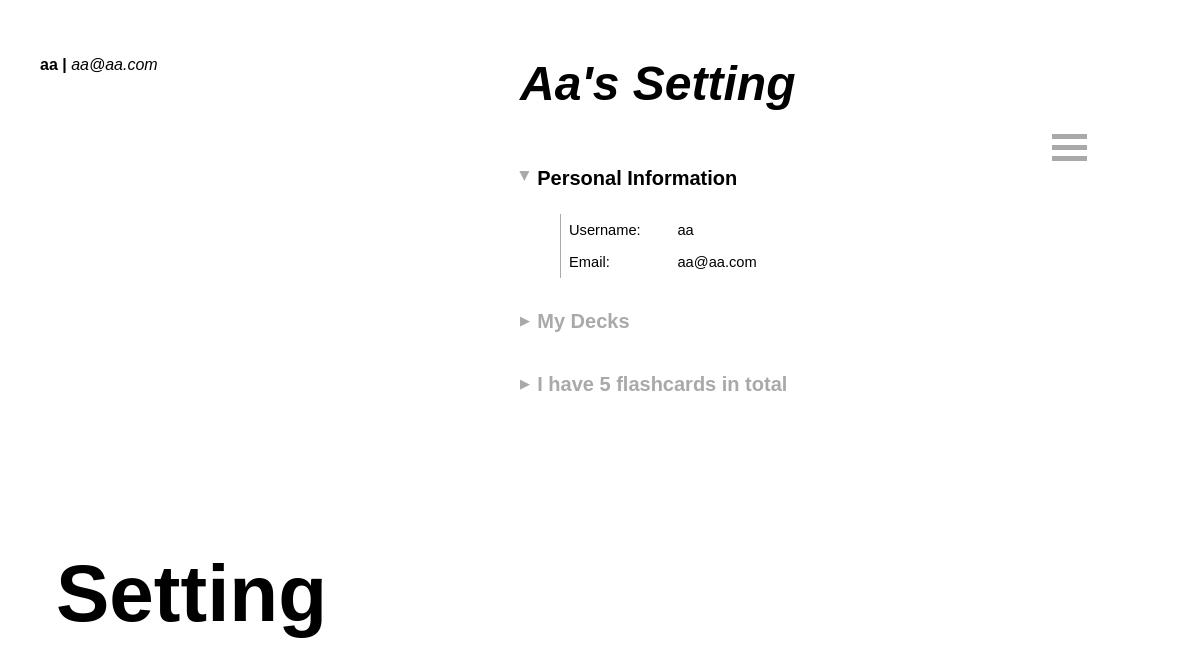
The app's page /user/aa/setting (signed in) with its own data.
### models.py (models this page shows, shortened)
class User(UserMixin, db.Model):
    __tablename__ = 'users'
    id = db.Column(db.Integer, primary_key = True)
    username = db.Column(db.String(30), index = True)
    email = db.Column(db.String(120), index = True, unique = True)
    password_hash = db.Column(db.String(128))
    daily_goal = db.Column(db.Integer, nullable=True)
    completeNum = db.Column(db.Integer, default=0)
    lists = db.relationship('List', secondary=list_user, back_populates='users', cascade='all, delete')
    words = db.relationship('Word', secondary=word_user, back_populates='users', cascade='all, delete')

### routes/user_routes.py (the view, shortened to what this page needs)
@user_bp.route('/user/<username>/setting', methods=['GET','POST'])
@login_required
@check_username_match
def setting(username):
    formList = AddListForm()
    formGoal = ChangeDailyGoalForm()
    form_id = request.form.get('form_id')
    return render_template('setting.html', user=current_user, formList = formList, formGoal = formGoal)

### app.py (called while the page is built)
@app.before_request
def check_session_lifetime():
    if request.blueprint == 'guests':
        app.permanent_session_lifetime = timedelta(minutes=30)
    elif request.blueprint == 'user' and not session.get('user_id'):
        app.permanent_session_lifetime = timedelta(minutes=30)
    else:
        app.permanent_session_lifetime = timedelta(days=7)

### routes/user_routes.py (called while the page is built)
@login_manager.user_loader
def load_user(id):
    return User.query.get(int(id))

def check_username_match(func):
    @wraps(func)
    def wrapper(username, *args, **kwargs):
        if username != current_user.username:
            return redirect(url_for('login.login'))
        return func(username, *args, **kwargs)
    return wrapper

### templates/setting.html (shortened to what this page needs)
{% extends "_menu.html" %}
{% block styles2 %}
<link rel="stylesheet" type="text/css" href="{{ url_for('static', filename='css/content-forms.css') }}">
<link rel="stylesheet" type="text/css" href="{{ url_for('static', filename='css/content-general.css') }}">
{% endblock %}
{% block title2 %}
<h1>Setting</h1>
{% endblock %}
{% block content2 %}
<h1>{{ user.username }}'s Setting</h1>
{% if current_user.is_authenticated %}
<h3 class='toggle-title change' onclick="iconTransform(this, ['person-info'])">Personal Information</h3>
<div class="person-info" id="person-info">
    <div class="align-box1">
        <p>Username: </p>
        <p>Email: </p>
    </div>
    <div class="align-box2">
        <p>{{ user.username }}</p>
        <p>{{ user.email }}</p>
    </div>
</div>
{% endif %}
<h3 class='toggle-title' id="toggle-info" onclick="iconTransform(this, ['lists'])">My Decks</h3>
<a class="profile-opt"
{% if current_user.is_authenticated %} href='/user/{{ user.username }}/flashcards'
{% else %} href="/guest/flashcards"
{% endif %}>I have {{ user.words | length }} flashcards in total</a><br>
{% endblock %}

### templates/_menu.html (shortened to what this page needs)
{% extends '_base.html' %}
{% block styles %}
<link rel="stylesheet" type="text/css" href="{{ url_for('static', filename='css/style-menu.css') }}">
{% block styles2 %}{% endblock %}
{% endblock %}
{% block title %}
<div class="info">
    <p><strong>
        {% if current_user.is_authenticated %} {{ current_user.username }} |
        {% else %} Guest
        {% endif %}
    </strong>
    {% if current_user.is_authenticated %} <em>{{ current_user.email }}</em>
    {% endif %}
</div>
{% block title2 %}{% endblock %}
{% endblock %}
{% block content %}
{% block content2 %}{% endblock %}
<div class="center">
    <div id='menu-icon' class="menu-icon" onclick="iconTransform(this, ['menu'])">
      <div class="bar1"></div>
      <div class="bar2"></div>
      <div class="bar3"></div>
    </div>
</div>
{% endblock %}

### static/css/style-base.css (style rules this page uses)
* { margin: 0; padding: 0; font-family: Arial, Helvetica, sans-serif; }
.title h1 { font-size: min(5em, 8vw); overflow: hidden; position: absolute; bottom: 20vh; width: 100%; text-align: left; padding-left: 7vh; }
.info p { display: inline-block; font-size: 2vh; padding: 7vh 0 0 5vh; }

### static/css/style-menu.css (style rules this page uses)
.center { position: fixed; right: 0; top: 0; height: 100%; width: 12%; }
.menu-icon { position: relative; top: 7vh; left: 3vw; align-items: right; margin-right: 5vh; z-index: 1; cursor: pointer; }
.bar1, .bar2, .bar3 { width: 35px; height: 5px; background-color: darkgray; margin: 6px 0; transition: 0.4s; }

### static/css/content-forms.css (style rules this page uses)
.form-title, .profile-opt, .toggle-title { color: darkgray; padding: 2vh 0 3vh 0; z-index: 1; font-size: max(2.5vh, 9pt); font-weight: 800; }
a.profile-opt { color: darkgray; display: block; padding-bottom: 3vh; font-size: max(2.5vh, 9pt); font-weight: 800; text-decoration: none; }
.profile-opt::before, .toggle-title::before, .icon::before { display: inline-block; color: darkgray; padding: 0 1vh 0.5vh 0; content: '\25B6'; font-size: 1.5vh; vertical-align: middle; }
h3.change, h4.change { color: black; }
h3.change::before, h4.change::before { content: '\25B6'; transform: translate(-33%, 0) rotate(90deg); }

### static/css/content-general.css (style rules this page uses)
.content h1 { font-size: min(3em, 7vh); font-style: oblique; padding: 0 0 5vh 0; text-transform: capitalize; }
h3 { font-size: max(2.5vh, 9pt); font-weight: 800; }
.lists, .person-info { padding: 0 0 2vh 5vh; }
.lists p, .person-info p { font-size: min(11pt, 2vh); padding: 1vh 0 1vh 0; }
.align-box1, .align-box2 { display: inline-block; width: max-content; height: min-content; min-width: 10vh; padding: 0 2vh 0 1vh; }
.align-box1 { border-left: 1px darkgray solid; }
.center { text-align: center; margin: 9vh 5vh 0 5vh; }

### records on screen
User: username "aa", email "aa@aa.com", username "Aa"

### other values on screen
{{ user.words | length }} "5"
